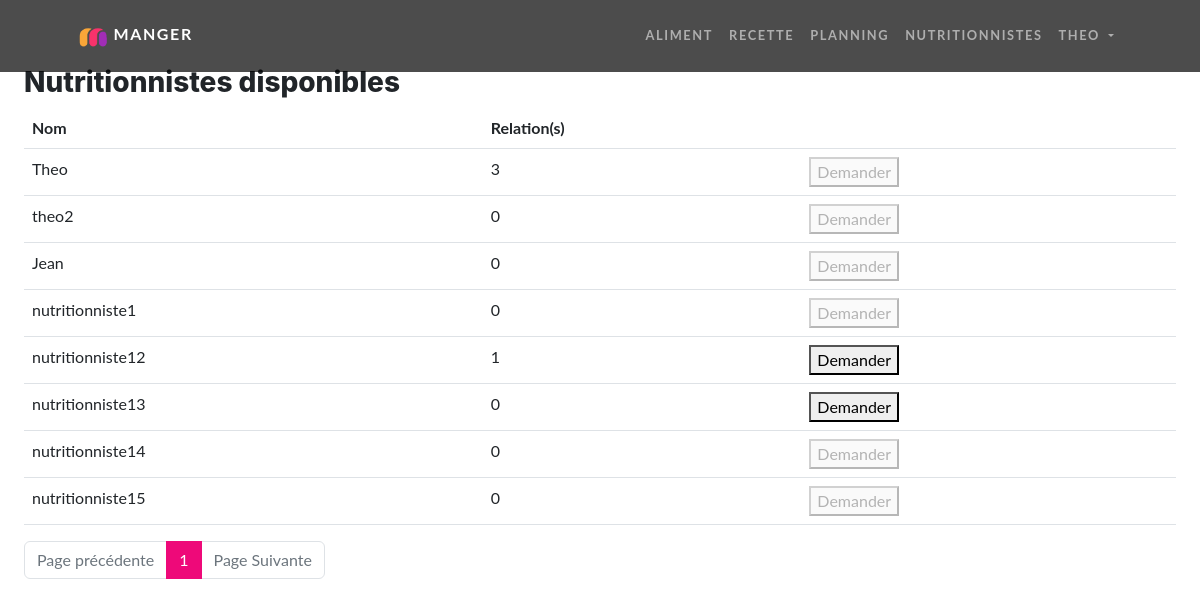
The page /rechercheNutritionniste (signed in) on the database its author committed.
### tables this page shows
CREATE TABLE IF NOT EXISTS `utilisateurs` (
  `id` int NOT NULL AUTO_INCREMENT,
  `role` enum('utilisateur','admin','nutritionniste') NOT NULL,
  `nom_utilisateur` varchar(255) NOT NULL,
  `mdp` varchar(255) NOT NULL,
  `email` varchar(255) NOT NULL,
  `token` varchar(100) DEFAULT NULL,
  PRIMARY KEY (`id`)
);

### src/Controllers/Controller.php (called while the page is built, shortened)
<?php
abstract class Controller {
    function render (string $fichier, array $donnees = [], string $template = 'default.php') {
        extract($donnees);
        require_once ROOT . '/Views/' . $fichier;
        $contenu = ob_get_clean();
        require_once ROOT . '/Views/' . $template;
    }
    function getUserIdCo() {
        if(isset($_SESSION['utilisateur'])) {
            return $_SESSION['utilisateur']['id'];
        }
        return -1;
    }
}

### src/Controllers/RechercheNutritionnisteController.php (called while the page is built, shortened)
<?php
class RechercheNutritionnisteController extends Controller
{
    public function index()
    {
        $repo = new UtilisateursModel();
        $itemsParPage = 12;
        $nbItems = $repo->countAll(['role' => 'nutritionniste']);
        $nbPage = ceil((int)$nbItems->items / $itemsParPage);
        if (isset($_GET['page']) && !empty($_GET['page'])) {
            $pageActuelle = (int) $this->secure($_GET['page']);
            if ($pageActuelle > $nbPage) {
                $pageActuelle = $nbPage;
            }
        } else {
            $pageActuelle = 1;
        }
        $premierItem = $pageActuelle * $itemsParPage - $itemsParPage;
        $items = $repo->findByLimitesNutritionnistesDetails($premierItem, $itemsParPage, $this->getUserIdCo());
        $repo = new RelationNutritionnisteModel();
        $relation = $repo->findBy(['idClient' => $this->getUserIdCo()]);
        return $this->render('rechercheNutritionniste/index.php', [
            'nutritionnistes' => $items,
            'nbPage' => $nbPage,
            'pageActuelle' => $pageActuelle,
            'relation' => $relation,
        ]);
    }
}

### index.php (called while the page is built, shortened)
<?php
$app = new Main();
$app->start();

### src/Models/Model.php (called while the page is built, shortened)
<?php
class Model extends Database {
    protected $table;
    public function countAll(array $criteres = []) {
        if(!empty($criteres)) {
            $champs = [];
            $valeurs = [];
            foreach($criteres as $champ => $valeur) {
                $champs[] = "$champ = ?";
                $valeurs[] = $valeur;
            }
            $listChamps = implode(' AND ', $champs);
            $query = $this->executeQuery('SELECT count(*) AS items FROM ' . $this->table . ' WHERE ' . $listChamps, $valeurs);
        }else{
            $query = $this->executeQuery('SELECT count(*) AS items FROM ' . $this->table);
        }
        return $query->fetch();
    }
    public function executeQuery(string $sql, array $attributs = null){
        $this->db = Database::getInstance();
        if($attributs !== null) {
            $query = $this->db->prepare($sql);
            $query->execute($attributs);
            return $query;
        }else{
            return $this->db->query($sql);
        }
    }
}

### src/Core/Database.php (called while the page is built, shortened)
<?php
class Database extends PDO {
    private static $instance;
    private function __construct() {
        $_dsn = 'mysql:dbname=' .  $_ENV['DBNAME'] .  ';host=' . $_ENV['DBHOST'];
    }
    public static function getInstance():self {
        if(self::$instance === null) {
            self::$instance = new self();
        }
        return self::$instance;
    }
}

### src/Models/UtilisateursModel.php (called while the page is built, shortened)
<?php
class UtilisateursModel extends Model {
    public function __construct() {
        $this->table = 'utilisateurs';
    }
    public function findByLimitesNutritionnistesDetails($premierItem, $itemsParPage, int $userId) {
        $query = 'SELECT
                    utilisateurs.id,
                    utilisateurs.nom_utilisateur,
                    COUNT(relationnutritionniste.idClient) AS nbRelations,
                    IF(EXISTS (
                        SELECT 1
                        FROM notification
                        WHERE idUserOrigine = ? AND idUserDest = utilisateurs.id
                    ), true, false) AS notif
                    FROM
                        utilisateurs
                    LEFT JOIN
                        relationnutritionniste ON utilisateurs.id = relationnutritionniste.idNutritionniste
                    WHERE
                        utilisateurs.role = \'nutritionniste\'
                    GROUP BY
                        utilisateurs.id
                    LIMIT
                        ' . $premierItem . ', ' . $itemsParPage;
        return $this->executeQuery($query, [$userId])->fetchAll();
    }
}

### Views/rechercheNutritionniste/index.php (the view, shortened to what this page needs)
<head>
</head>
<main class="px-4">
    <section class="col-12">
        <h3>Nutritionnistes disponibles</h3>
        <table class="table">
            <thead>
                <th>Nom</th>
                <th>Relation(s)</th>
                <th></th>
            </thead>
            <tbody>
                <?php foreach ($nutritionnistes as $index => $nutritionniste) : ?>
                    <tr>
                        <td><?= $nutritionniste->nom_utilisateur ?></td>
                        <td><?= $nutritionniste->nbRelations ?></td>
                        <?php if(empty($relation)): ?>
                            <td><button id="<?= $nutritionniste->id ?>" onclick="demandeSuivi(this)" <?= $nutritionniste->notif ? "disabled" : "" ?>>Demander</button></td>
                        <?php endif ?>
                    </tr>
                <?php endforeach ?>
            </tbody>
        </table>
        <nav>
            <ul class="pagination">
                <li class="page-item <?= ($pageActuelle == 1) ? "disabled" : "" ?>">
                    <a href="?page=<?= $pageActuelle -1 ?>" class="page-link">Page précédente</a>
                </li>
                <?php for($page = 1; $page <= $nbPage; $page++): ?>
                    <li class="page-item <?= ($pageActuelle == $page) ? "active" : "" ?>">
                        <a href="?page=<?= $page ?>" class="page-link"><?= $page ?></a>
                    </li>
                <?php endfor ?>
                <li class="page-item">
                    <a href="?page=<?= $pageActuelle + 1 ?>" class="page-link <?= ($pageActuelle == $nbPage) ? "disabled" : "" ?>">Page Suivante</a>
                </li>
            </ul>
        </nav>
    </section>
</main>

### src/Core/Main.php (shortened to what this page needs)
<?php
class Main {
    public function start() {
        $params = [];
        if(isset($_GET['p']))
            $params = explode('/', $_GET['p']);
        if(isset($params[0]) && $params[0] != '') {
            $controller = '\\App\\Controllers\\'.ucfirst(array_shift($params)).'Controller';
            $controller = new $controller();
            $action = (isset($params[0])) ? array_shift($params) : 'index';
            if(method_exists($controller, $action)) {
                (isset($params[0])) ? call_user_func_array([$controller, $action], $params) : $controller->$action();
            }else{
                http_response_code(404);
                echo "La page recherchée n'existe pas";
            }
        }else{
            header('Location: accueil');
            exit;
        }
    }
}

### Views/default.php (shortened to what this page needs)
<!DOCTYPE html>
<html lang="en">
<head>
    <link href="https://cdn.jsdelivr.net/npm/bootstrap@5.3.2/dist/css/bootstrap.min.css" rel="stylesheet">
    <link href="/public/css/styles.css" rel="stylesheet" type="text/css">
</head>
<body>
    <?php
        $project_root = '//' . $_SERVER['HTTP_HOST'] . '/accueil';
    ?>
    <nav class="navbar navbar-expand-lg navbar-dark navbar-custom fixed-top">
        <div class="container px-5">
            <a class="navbar-brand" href="<?php echo $project_root; ?>"><img src="/public/images/smalllogo.png" alt="Logo" style="height:30px; width:30px;"> MANGER</a>
            <div class="collapse navbar-collapse" id="navbarResponsive">
                <ul class="navbar-nav ms-auto">
                    <?php if(isset($_SESSION['utilisateur'])): ?>
                        <li class="nav-item"><a class="nav-link" href="/aliment">Aliment</a></li>
                        <li class="nav-item"><a class="nav-link" href="/recette">Recette</a></li>
                        <li class="nav-item"><a class="nav-link" href="/planning">Planning</a></li>
                        <li class="nav-item"><a class="nav-link" href="/rechercheNutritionniste">Nutritionnistes</a></li>
                        <li class="nav-item dropdown">
                            <a class="nav-link dropdown-toggle" href="#" id="navbarDropdown" role="button" data-bs-toggle="dropdown" aria-expanded="false">
                                <?= $_SESSION['utilisateur']['nom_utilisateur'] ?>
                            </a>
                        </li>
                    <?php else: ?>
                        <li class="nav-item sign-in-up"><a class="nav-link" href="/utilisateur/login">Connexion</a></li>
                    <?php endif ?>
                </ul>
            </div>
        </div>
    </nav>
    <div class="conteneur" style="margin-top: 66px;">
        <?= $contenu ?>
    </div>
</body>
</html>

### rows shown on the page
utilisateurs: nom_utilisateur "Theo", nbRelations "3"
utilisateurs: nom_utilisateur "theo2", nbRelations "0"
utilisateurs: nom_utilisateur "Jean", nbRelations "0"
utilisateurs: nom_utilisateur "nutritionniste1", nbRelations "0"
utilisateurs: nom_utilisateur "nutritionniste12", nbRelations "1"
utilisateurs: nom_utilisateur "nutritionniste13", nbRelations "0"
utilisateurs: nom_utilisateur "nutritionniste14", nbRelations "0"
utilisateurs: nom_utilisateur "nutritionniste15", nbRelations "0"

### other values the page prints
$_SESSION['utilisateur']['nom_utilisateur'] "THEO"
